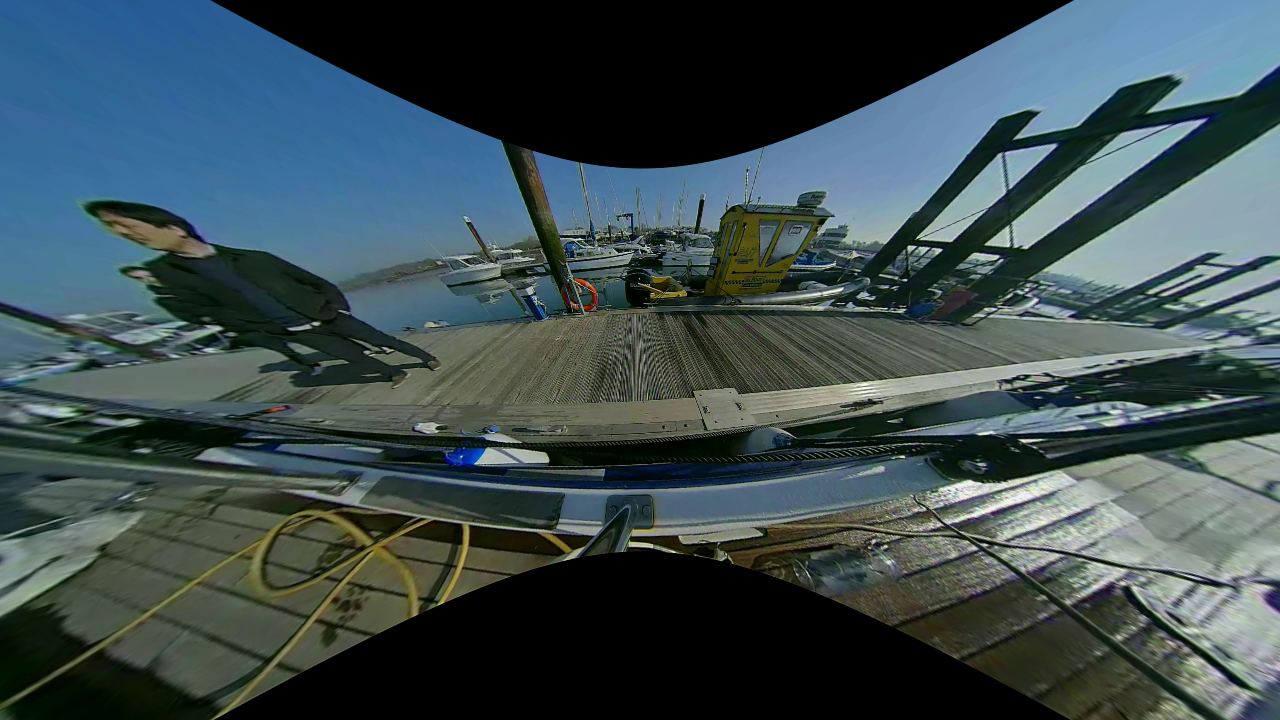
#> input picture right_undistort.png, 1280 x 720 px
$ python check_circle.py
#> lines starting #> are read from the running program, lines starting #| are printed output that depends on the picture
import numpy as np
import cv2 as cv
import math
from PIL import Image
import glob
#-------------------- detector hyperparameter -----------------------------
params = cv.SimpleBlobDetector_Params()
params.filterByArea = True
params.filterByCircularity = True
params.filterByConvexity = False
params.filterByInertia = True
params.filterByColor = False
params.minArea = 3000 # The size of the blob filter to be applied. If the corresponding value is increased, small circles are not detected.
params.maxArea = 80000
params.minCircularity = 0.01 # 1 >> it detects perfect circle. Minimum size of center angle
params.minInertiaRatio = 0.2 # 1 >> it detects perfect circle. short/long axis
params.minRepeatability = 3
params.minDistBetweenBlobs = 0.01
#-------------------------------------------------------------------------

#-------------------- text hyperparameter ------------------------------
fontFace = cv.FONT_HERSHEY_SIMPLEX
fontScale = 0.5
color = (255, 255, 255)
thickness = 2
lineType = cv.LINE_AA
#-------------------------------------------------------------------------
#------------------Mouse Click Event--------------------------------------
current_2D_pos = []
sorted_position = []

def mouse_click(event, x, y, flags, param):
    if event == cv.EVENT_LBUTTONDOWN:
        sorted_position.append([x,y])

# [42 lines of commented-out code are left out]
imgOri = cv.imread('./right_undistort.png',cv.IMREAD_GRAYSCALE)
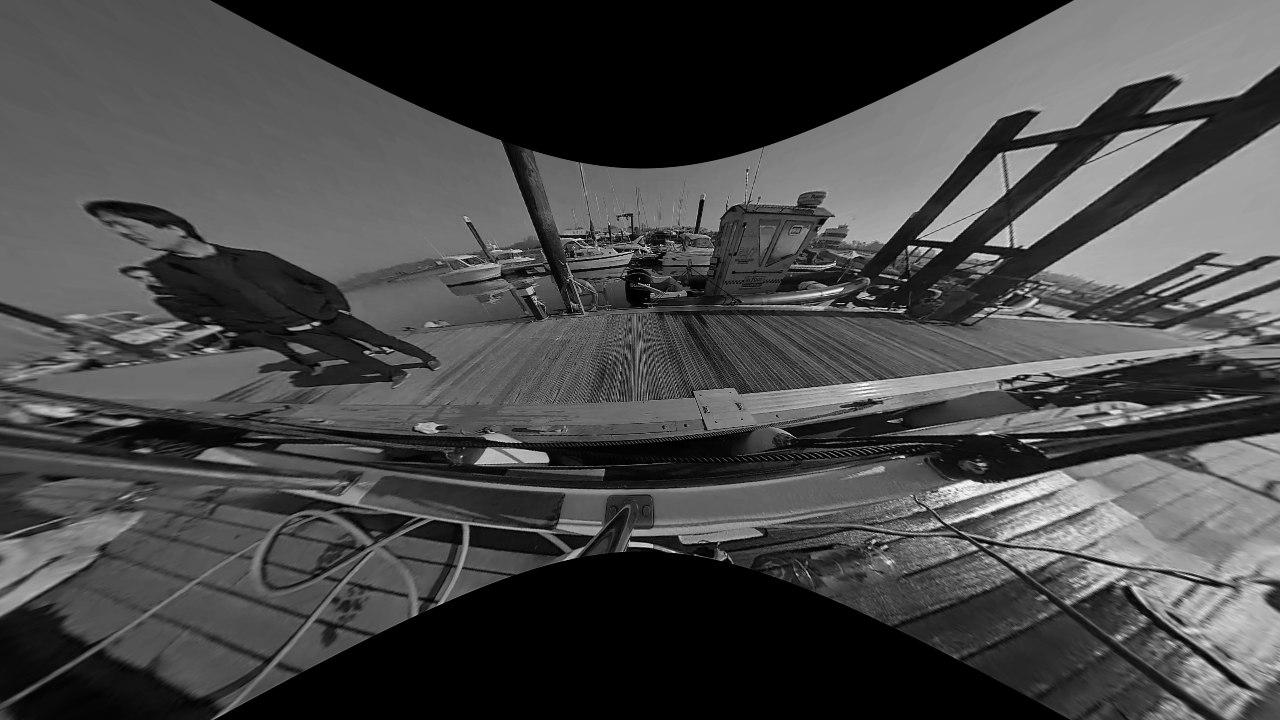
#> imgOri: shape (720, 1280); min 0, max 250, mean 72
cv.imshow('0',imgOri)
cv.setMouseCallback('0', mouse_click)
cv.waitKey(0)


    # save file by cv2.FileStorage()
    # fs = cv.FileStorage("./EHmin/xml/" + str(j + 7817)+'.txt', cv.FILE_STORAGE_WRITE)
    # fs_name = img_name[1].split(".")
fs = cv.FileStorage('./0.txt', cv.FILE_STORAGE_WRITE)
fs.write("undist_circle_center_pos", np.array(sorted_position))
fs.release()


current_2D_pos.clear()
sorted_position.clear()


cv.waitKey(0)
